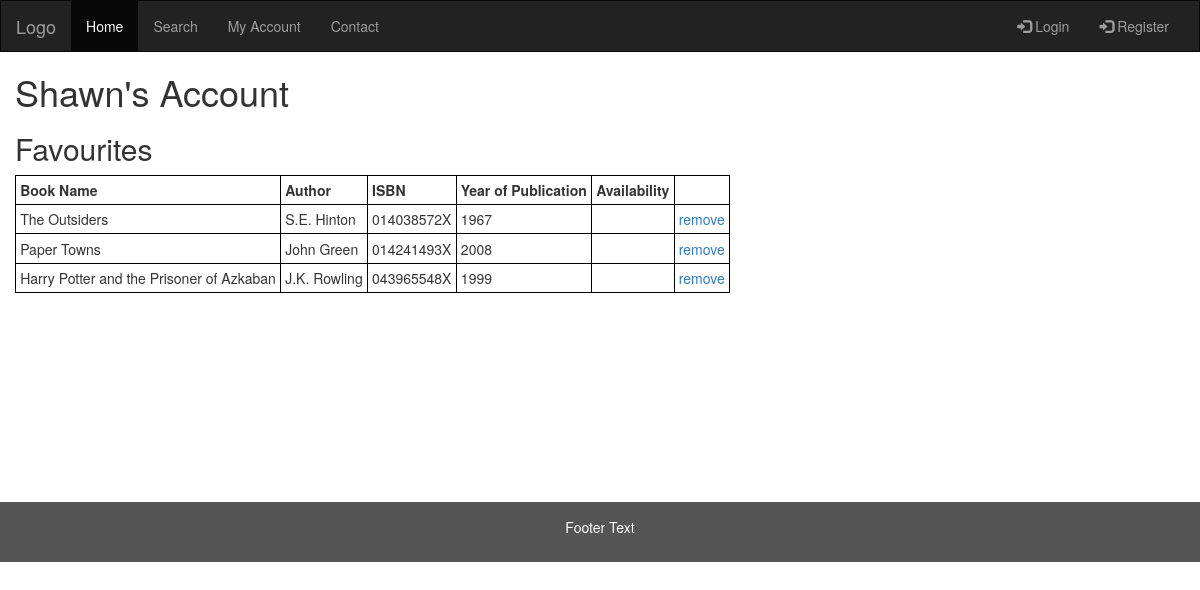
Page /WebDevAssignY3/y3assignment/account.php (signed in) on the committed database.
### tables this page shows
CREATE TABLE `book` (
  `book_name` varchar(100) NOT NULL,
  `book_author` varchar(100) NOT NULL,
  `book_ISBN` varchar(20) NOT NULL,
  `year_published` varchar(8) NOT NULL,
  `book_availability` tinyint(1) NOT NULL
);

### WebDevAssignY3/y3assignment/account.php (the view, shortened to what this page needs)
<?php
$db = mysqli_connect("localhost","root","","library");
?>
<!DOCTYPE html>
<html lang="en">
<head>
  <link rel="stylesheet" href="https://maxcdn.bootstrapcdn.com/bootstrap/3.4.0/css/bootstrap.min.css">
  <link rel="stylesheet" href="mystyle.css">
</head>
<body>
<nav class="navbar navbar-inverse">
  <div class="container-fluid">
    <div class="navbar-header">
      <a class="navbar-brand" href="#">Logo</a>
    </div>
    <div class="collapse navbar-collapse" id="myNavbar">
      <ul class="nav navbar-nav">
        <li class="active"><a href="#">Home</a></li>
        <li><a href="search.php">Search</a></li>
        <li><a href="info.php">My Account</a></li>
        <li><a href="contact.php">Contact</a></li>
      </ul>
      <ul class="nav navbar-nav navbar-right">
        <li><a href="#"><span class="glyphicon glyphicon-log-in"></span> Register</a></li>
      </ul>
	  <ul class="nav navbar-nav navbar-right">
        <li><a href="login.php"><span class="glyphicon glyphicon-log-in"></span> Login</a></li>
      </ul>
    </div>
  </div>
</nav>
<div class="container-fluid text-center">
  <div class="row content">
    <div class="col-sm-12 text-left">
      <h1><?php echo $_SESSION[user_name]; ?>'s Account</h1>
	  <h2>Favourites</h2>
		  <table class = "searchtable">
			  <thead>
				<tr>
					<td>
						Book Name
					</td>
					<td>
						Author
					</td>
					<td>
						ISBN
					</td>
					<td>
						Year of Publication
					</td>
					<td>
						Availability
					</td>
					<td>
					</td>
				</tr>
			  </thead>
			  <tbody>
				<?php
					$result = mysqli_query($db,"select book_name,book_author,book_ISBN, year_published from book join favourites using (book_ISBN) join users using (user_id) where user_id like '".$_SESSION["id"]."'");
					while ($row = mysqli_fetch_row($result))
					{
						echo "<tr><td>";
						echo (htmlentities($row[0]));
						echo ("</td><td>");
						echo (htmlentities($row[1]));
						echo ("</td><td>");
						echo (htmlentities($row[2]));
						echo ("</td><td>");
						echo (htmlentities($row[3]));
						echo ("</td><td>");
						echo ("</td><td>");
						echo ("<a href=''>remove</a>");
						echo ("</td></tr>");
					}
				?>
			  </tbody>
		  </table>
    </div>
  </div>
</div>
<footer class="container-fluid text-center">
  <p>Footer Text</p>
</footer>
</body>
</html>

### WebDevAssignY3/y3assignment/mystyle.css (style rules this page uses)
.searchtable thead tr td { border: .01em solid black; font-weight: bold; padding: 0.3em; }
.searchtable tbody tr td { border: .01em solid black; padding: 0.3em; }

### WebDevAssignY3/y3assignment/account.php (style rules this page uses)
.navbar { margin-bottom: 0; border-radius: 0; }
.row.content { height: 450px }
footer { background-color: #555; color: white; padding: 15px; }

### rows in the picture
book: book_name "The Outsiders", book_author "S.E. Hinton", book_ISBN "014038572X", year_published "1967"
book: book_name "Paper Towns", book_author "John Green", book_ISBN "014241493X", year_published "2008"
book: book_name "Harry Potter and the Prisoner of Azkaban", book_author "J.K. Rowling", book_ISBN "043965548X", year_published "1999"

### other values in the picture
$_SESSION[user_name] "Shawn"
